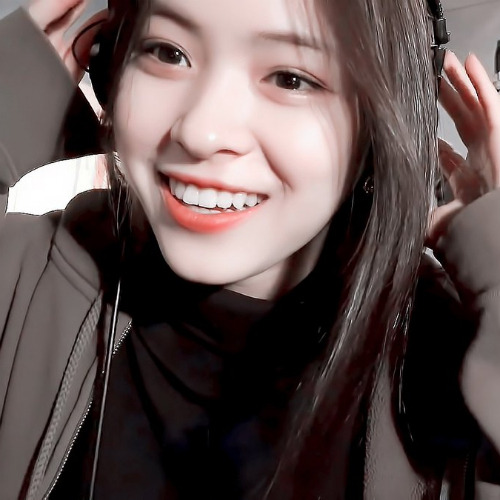
#> input picture data/train/ryujin500x500.jpg, 500 x 500 px
$ jupyter execute TUBES-3.ipynb   (shell and % lines are left out)   (older library calls are emulated)
#> lines starting #> are read from the running program, lines starting #| are printed output that depends on the picture
[cell 1]
import matplotlib.pyplot as plt
import cv2
import numpy as np

[cell 2]
img = cv2.imread('./data/train/ryujin500x500.jpg')
#> img is the input picture: shape (500, 500, 3); mean B, G, R 77.9, 79.5, 94.9
img_gray = cv2.cvtColor(img, cv2.COLOR_BGR2GRAY)
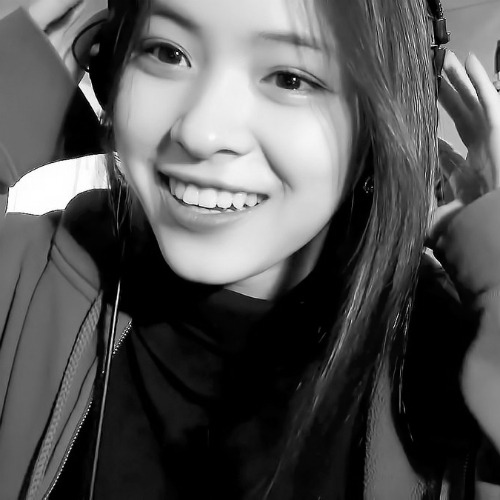
#> img_gray: shape (500, 500); min 0, max 255, mean 83.9
image = cv2.cvtColor(img, cv2.COLOR_BGR2RGB)

[cell 3]
fig, (ax1, ax2) = plt.subplots(1, 2, figsize=(8, 4), sharex=True, sharey=True)

ax1.axis('off')
ax1.imshow(image)
ax1.set_title('Input image')
ax2.axis('off')
ax2.imshow(img_gray, cmap="gray")
ax2.set_title('GrayScale')
plt.show()
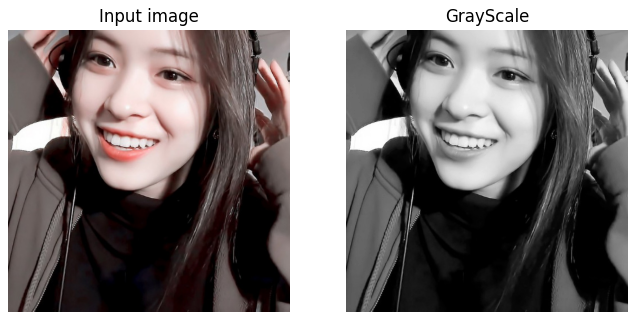
#> figure drawn by matplotlib, 2 panels

[cell 4]
resized_image_gray = cv2.resize(img_gray,(50,50))
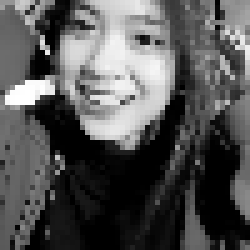
#> resized_image_gray: shape (50, 50) (shown 5 times larger); min 0, max 255, mean 84.2
resized_image = cv2.resize(img,(50,50))
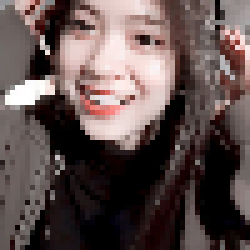
#> resized_image: shape (50, 50, 3) (shown 5 times larger); mean B, G, R 78.1, 79.7, 95.1
resized_image = cv2.cvtColor(resized_image, cv2.COLOR_BGR2RGB)

[cell 5]
fig, (ax1, ax2) = plt.subplots(1, 2, figsize=(8, 4), sharex=True, sharey=True)

ax1.axis('off')
ax1.imshow(resized_image)
ax1.set_title('Resized image')
ax2.axis('off')
ax2.imshow(resized_image_gray, cmap="gray")
ax2.set_title('Resized image gray scale')
plt.show()

[cell 6]
canny = cv2.Canny(resized_image_gray,100,200)
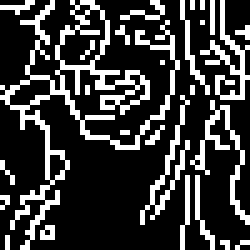
#> canny: shape (50, 50) (shown 5 times larger); 23.8% white in thin lines or dots

[cell 7]
fig, (ax1, ax2) = plt.subplots(1, 2, figsize=(8, 4), sharex=True, sharey=True)

ax1.axis('off')
ax1.imshow(resized_image)
ax1.set_title('Resized image (input)')
ax2.axis('off')
ax2.imshow(canny, cmap="binary")
ax2.set_title('Canny Edge Detection')
plt.show()

[cell 8]
import sys
np.set_printoptions(threshold=sys.maxsize)

[cell 9]
ret, binary = cv2.threshold(canny, 254, 1, cv2.THRESH_BINARY)
#> binary: shape (50, 50); values 0 (black) and 1 (white), 23.8% white in thin lines or dots

[cell 10]
fig, (ax1, ax2) = plt.subplots(1, 2, figsize=(8, 4), sharex=True, sharey=True)

ax1.axis('off')
ax1.imshow(resized_image)
ax1.set_title('Canny Edge Detection (input)')
ax2.axis('off')
ax2.imshow(binary, cmap="binary")
ax2.set_title('Binary Threshold')
plt.show()

[cell 11]
from skimage.feature import hog
from skimage import data, exposure

[cell 12]
fd, hog_image = hog(image, orientations=8, pixels_per_cell=(16, 16),
                    cells_per_block=(1, 1), visualize=True, multichannel=True)
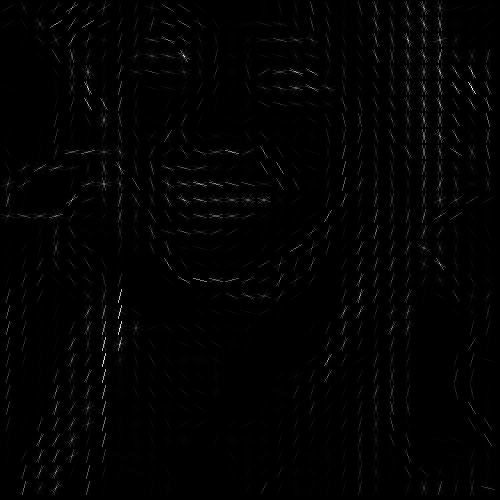
#> hog_image: shape (500, 500) float64; min 0, max 62, mean 0.7; drawn with min black and max white
#> fd = 7688 values, max 1 at index 4280, min 0 at index 27, mean 0.285

fig, (ax1, ax2) = plt.subplots(1, 2, figsize=(8, 4), sharex=True, sharey=True)

ax1.axis('off')
ax1.imshow(image, cmap=plt.cm.gray)
ax1.set_title('Input image')

hog_image_rescaled = exposure.rescale_intensity(hog_image, in_range=(0, 10))
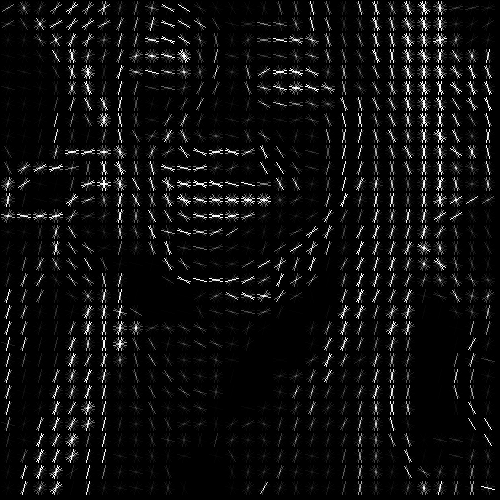
#> hog_image_rescaled: shape (500, 500) float64; min 0, max 1, mean 0.0571

ax2.axis('off')
ax2.imshow(hog_image_rescaled, cmap="binary")
ax2.set_title('Histogram of Oriented Gradients')
plt.show()
